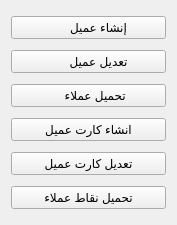
             <widget class="QWidget" name="page_5">
              <property name="geometry">
               <rect>
                <x>0</x>
                <y>-115</y>
                <width>177</width>
                <height>225</height>
               </rect>
              </property>
              <attribute name="label">
               <string>                       بيانات العملاء</string>
              </attribute>
              <layout class="QGridLayout" name="gridLayout_11">
               <item row="3" column="0">
                <widget class="QPushButton" name="QAct_Cust_Card_Add">
                 <property name="text">
                  <string>انشاء كارت عميل</string>
                 </property>
                </widget>
               </item>
               <item row="0" column="0">
                <widget class="QPushButton" name="QAct_Create_Customer">
                 <property name="text">
                  <string>      إنشاء عميل</string>
                 </property>
                </widget>
               </item>
               <item row="5" column="0">
                <widget class="QPushButton" name="QAct_Cust_Points_Upload">
                 <property name="text">
                  <string>تحميل نقاط عملاء</string>
                 </property>
                </widget>
               </item>
               <item row="4" column="0">
                <widget class="QPushButton" name="QAct_Cust_Card_Edit">
                 <property name="text">
                  <string>تعديل كارت عميل</string>
                 </property>
                </widget>
               </item>
               <item row="1" column="0">
                <widget class="QPushButton" name="QAct_Modify_Customer">
                 <property name="text">
                  <string>      تعديل عميل</string>
                 </property>
                </widget>
               </item>
               <item row="2" column="0">
                <widget class="QPushButton" name="QAct_Upload_Customer">
                 <property name="text">
                  <string>    تحميل عملاء</string>
                 </property>
                </widget>
               </item>
              </layout>
             </widget>
